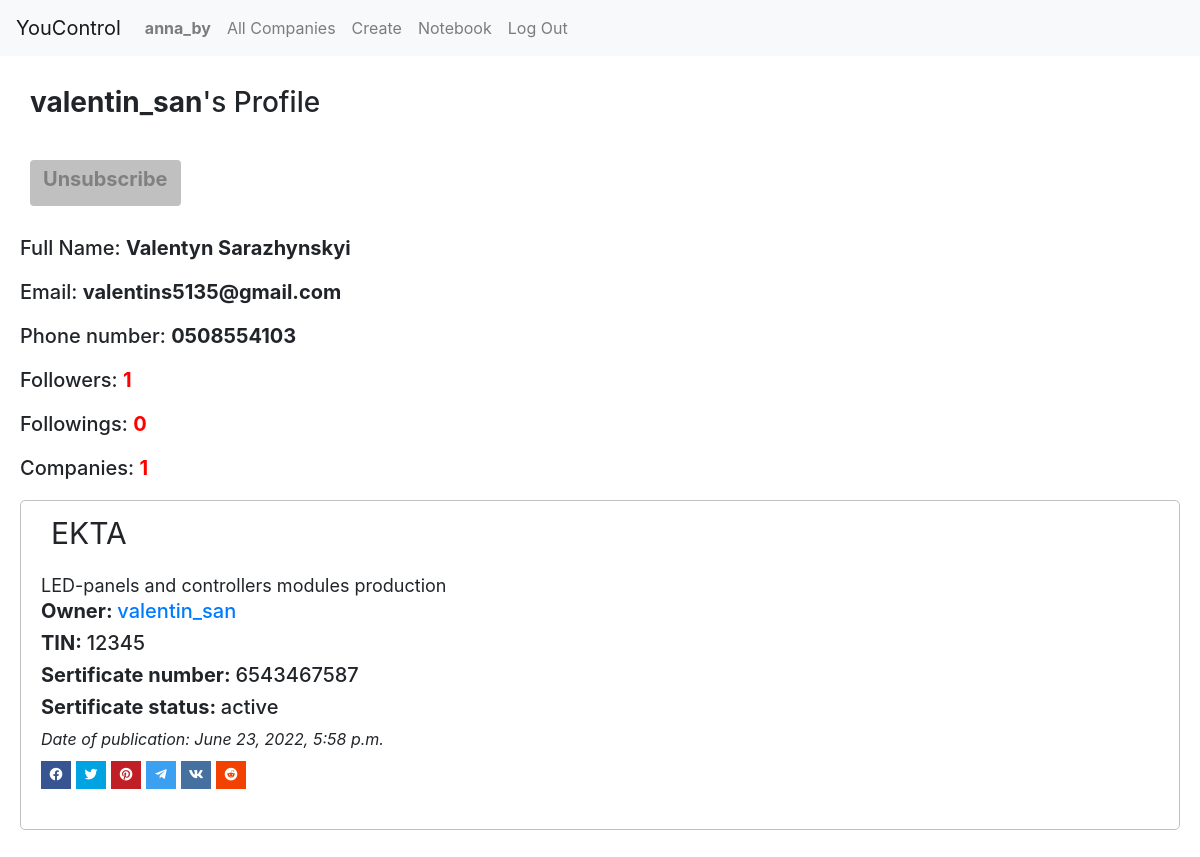
The page /profile/1 (signed in) on the database its author committed.
### YouControl/models.py (models this page shows, shortened)
class User(AbstractUser):
    fullname = models.CharField(max_length=128)
    tel_number = PhoneNumberField(unique = True, null = False, blank = False)
    def __str__(self):
        return f"{self.username}"

class Post(models.Model):
    post_author = models.ForeignKey(User, on_delete=models.CASCADE,
        related_name="creator")
    post_name = models.CharField(max_length=128)
    description = models.TextField()
    tin = models.IntegerField()
    sert_num = models.IntegerField()
    sert_status = models.CharField(max_length=16, default="active")
    post_date = models.DateTimeField(auto_now=True)
    likes = models.IntegerField(default=0)

### YouControl/views.py (the view)
# urls.py: path("profile/<int:pk>", views.profile, name="profile"),
def profile(request, pk):
    author = User.objects.get(pk=pk)
    posts = Post.objects.filter(post_author=author).order_by("-post_date")
    try:
        subscribed = Follower.objects.get(follower=request.user, following=author)
    except Follower.DoesNotExist:
        subscribed = None;
    paginator = Paginator(posts, 10) # Show 10 contacts per page.
    page_number = request.GET.get('page')
    page_obj = paginator.get_page(page_number)
    return render(request, "YouControl/profile.html", {
        "author": author,
        "followers": Follower.objects.filter(following=author).count(),
        "followings": Follower.objects.filter(follower=author).count(),
        "posts": posts,
        "posts_count": posts.count(),
        "subscribed":  subscribed,
        "page_obj": page_obj
    })

### YouControl/templates/YouControl/profile.html (shortened to what this page needs)
{% extends "YouControl/layout.html" %}
{% block body %}
    <div id="profile">
        <div class="profile-title">
            <h3><strong>{{ author.username }}</strong>'s Profile</h3>
        </div>
        {% if user.username != author.username %}
            {% if subscribed == None %}
                <div class="margin-20">
                    <button class="btn up" id="subscribe" data-user="{{author.id}}">
                        <h5>
                            <strong>Subscribe</strong>
                        </h5>
                    </button>
                </div>
            {% else %}
                <div class="margin-20">
                    <button class="btn down" id="subscribe" data-user="{{author.id}}">
                        <h5>
                            <strong>Unsubscribe</strong>
                        </h5>
                    </button>
                </div>
            {% endif %}
        {% endif %}
        <div class="margin-20">
            <h5>
                Full Name:
                <strong >{{ author.fullname }}</strong>
            </h5>
        </div>
        <div class="margin-20">
            <h5>
                Email:
                <strong >{{ author.email }}</strong>
            </h5>
        </div>
        <div class="margin-20">
            <h5>
                Phone number:
                <strong >{{ author.tel_number }}</strong>
            </h5>
        </div>
        <div class="margin-20">
            <h5>
                Followers:
                <strong class="count" id="followers">{{ followers }}</strong>
            </h5>
        </div>
        <div class="margin-20">
            <h5>
                Followings:
                <strong class="count" id="followings">{{ followings }}</strong>
            </h5>
        </div>
        <div class="margin-20">
            <h5>
                Companies:
                <strong class="count">{{ posts_count }}</strong>
            </h5>
        </div>
        {% for post in page_obj %}
        <div id="posts-list" class="block">
            <div class="post-top">
                <div class="company-name" id="content-{{ post.id }}">
                    <p>{{post.post_name}}</p>
                </div>
            </div>
            <div class="post-bottom">
                <div class="content" id="content-{{ post.id }}">
                    {{post.description}}
                </div>
                {% if user.is_authenticated %}
                    <div class="content">
                        <h5><strong>Owner: </strong><a href="{% url 'profile' post.post_author.id %}">{{ post.post_author }}</a></h5>
                    </div>
                {% else %}
                    <div class="content">
                        <h5><strong>Owner: </strong>{{ post.post_author }}</h5>
                    </div>
                {% endif %}
                <div class="content" id="content-{{ post.id }}">
                    <h5><strong>TIN: </strong>{{post.tin}}</h5>
                </div>
                <div class="content" id="content-{{ post.id }}">
                    <h5><strong>Sertificate number: </strong>{{post.sert_num}}</h5>
                </div>
                <div class="content" id="content-{{ post.id }}">
                    <h5><strong>Sertificate status: </strong>{{post.sert_status}}</h5>
                </div>
                <div class="datetime">
                    <i>Date of publication: {{ post.post_date }}</i>
                </div>
                <b:if>
                    <div class='post-share'>
                        <ul class='share-links social social-color'>
                                <li class='facebook'><a class='facebook' data-height='650' data-width='550' expr:href='&quot;https://www.facebook.com/sharer.php?u=&quot; + data:post.url' onclick='window.open(this.href,&quot;popupwindow&quot;,&quot;status=0,height=500,width=500,resizable=0,top=50,left=100&quot;);return false;' rel='nofollow' target='_blank'><span/></a></li>
                                <li class='twitter'><a class='twitter' data-height='460' data-width='550' expr:href='&quot;https://twitter.com/share?url=&quot; + data:post.url + &quot;&amp;text=&quot; + data:post.title' onclick='window.open(this.href,&quot;popupwindow&quot;,&quot;status=0,height=500,width=500,resizable=0,top=50,left=100&quot;);return false;' rel='nofollow' target='_blank'><span/></a></li>
                                <li class='pinterest'><a class='pinterest' data-height='750' data-width='735' expr:href='&quot;https://www.pinterest.com/pin/create/button/?url=&quot; + data:post.url + &quot;&amp;media=&quot; + data:post.featuredImage + &quot;&amp;description=&quot; + data:post.title' onclick='window.open(this.href,&quot;popupwindow&quot;,&quot;status=0,height=500,width=500,resizable=0,top=50,left=100&quot;);return false;' rel='nofollow' target='_blank'><span/></a></li>
                                <li class='telegram'><a class='telegram' data-height='650' data-width='1000' expr:href='&quot;https://telegram.me/share/url?url=&quot; + data:blog.url' onclick='window.open(this.href,&quot;popupwindow&quot;,&quot;status=0,height=500,width=500,resizable=0,top=50,left=100&quot;);return false;' rel='nofollow' target='_blank' title='telegram'><span/></a></li>
                                <li class='vk'><a class='vk' data-height='650' data-width='650' expr:href='&quot;https://vk.com/share.php?mini=true&amp;amp;url=&quot; + data:post.url + &quot;&amp;amp;title=&quot; + data:post.title + &quot;&amp;amp;summary=&quot; + data:post.snippets' onclick='window.open(this.href, &apos;windowName&apos;, &apos;width=550, height=600, left=24, top=24, scrollbars, resizable&apos;); return false;' rel='nofollow' target='_blank' title='Vkontakte'><span/></a></li>
                                <li class='reddit'><a class='twitter' data-height='460' data-width='550' expr:href='&quot;https://www.reddit.com/submit?url=&quot; + data:post.url + &quot;&amp;resubmit=true&amp;title=&quot; + data:post.title + &quot;&quot;' onclick='window.open(this.href,&quot;popupwindow&quot;,&quot;status=0,height=500,width=500,resizable=0,top=50,left=100&quot;);return false;' rel='nofollow' target='_blank'><span/></a></li>
                        </ul>
                    </div>
                </b:if>
            </div>
        </div>
        {% endfor %}
        <div class="pagination">
            <nav aria-label="Page navigation example">
            </nav>
        </div>
    </div>
{% endblock %}

### YouControl/templates/YouControl/layout.html (shortened to what this page needs)
{% load static %}
<!DOCTYPE html>
<html lang="en">
    <head>
        <link rel="stylesheet" href="https://stackpath.bootstrapcdn.com/bootstrap/4.4.1/css/bootstrap.min.css">
        <link rel="stylesheet" href="https://cdnjs.cloudflare.com/ajax/libs/font-awesome/4.7.0/css/font-awesome.min.css">
        <link href='https://use.fontawesome.com/releases/v5.8.2/css/all.css' rel='stylesheet'/>
        <link href="{% static 'YouControl/styles.css' %}" rel="stylesheet">
    </head>
    <body>
        <nav class="navbar navbar-expand-lg navbar-light bg-light">
            <a class="navbar-brand" href="#">YouControl</a>
            <div>
              <ul class="navbar-nav mr-auto">
                {% if user.is_authenticated %}
                    <li class="nav-item">
                        <a class="nav-link" href="{% url 'profile' user.id %}"><strong>{{ user.username }}</strong></a>
                    </li>
                {% endif %}
                <li class="nav-item">
                  <a class="nav-link" href="{% url 'index' %}">All Companies</a>
                </li>
                {% if user.is_authenticated %}
                    <li class="nav-item">
                        <a class="nav-link" href="{% url 'create' %}">Create</a>
                    </li>
                    <li class="nav-item">
                        <a class="nav-link" href="{% url 'following' %}">Notebook</a>
                    </li>
                    <li class="nav-item">
                        <a class="nav-link" href="{% url 'logout' %}">Log Out</a>
                    </li>
                {% endif %}
              </ul>
            </div>
          </nav>
        <div class="body">
            {% block body %}
            {% endblock %}
        </div>
    </body>
</html>

### YouControl/static/YouControl/styles.css (style rules this page uses)
.block { margin: 20px; padding: 10px; border: 1px solid silver; border-radius: 5px; }
.btn { margin: 10px; }
.down { background-color: silver; color: gray; }
.post-top { display: flex; flex-direction: row; justify-content: space-between; }
.post-bottom { display: flex; flex-direction: column; margin: 0 10px 10px 10px; }
.company-name { font-size: 30px; margin: 0 20px 0 20px; }
.content { font-size: 18px; }
.profile-title { margin: 30px; }
.count { color: red; }
.margin-20 { margin: 20px; }
.pagination { margin: 20px; }
.social .telegram a:before { content: "\f3fe";font-family: 'Font Awesome 5 Brands'; }
.social .facebook a:before { content: "\f09a";font-family: 'Font Awesome 5 Brands'; }
.social .twitter a:before { content: "\f099";font-family: 'Font Awesome 5 Brands'; }
.social .pinterest a:before { content: "\f0d2";font-family: 'Font Awesome 5 Brands'; }
.social .vk a:before { content: "\f189";font-family: 'Font Awesome 5 Brands'; }
.social .reddit a:before { content: "\f1a1";font-family: 'Font Awesome 5 Brands'; }
ul.share-links.social.social-color { padding: 0px; }
li.telegram { background: #3ea9ff; }
.post-share { position:relative;overflow:hidden;line-height:0;margin:0 0 20px;margin-top:10px; }
.share-links li { width:30px;float:left;box-sizing:border-box;margin:0 5px 0 0;list-style: none; }
.share-links li a { float:left;display:inline-block;cursor:pointer;width:100%;height:28px;line-height:28px;color:#fff;font-weight:400;font-size:13px;text-align:center;box-sizing:border-box;opacity:1;margin:0;padding:0;transition:all .25s ease }
.share-links li a:before { float:left;display:block;width:30px;background-color:rgba(0,0,0,0.05);text-align:center;line-height:28px }
.social a:before { display:inline-block;font-family:&#39;Font Awesome 5 Brands&#39;;font-style:normal;font-weight:400 }
.social .facebook a:before { content:&quot;\f09a&quot; }
.social .twitter a:before { content:&quot;\f099&quot; }
.social .telegram a:before { content:&quot;\f3fe&quot; }
.social .vk a:before { content:&quot;\f189&quot; }
.social .pinterest a:before { content:&quot;\f0d2&quot; }
.social .reddit a:before { content:&quot;\f1a1&quot; }
.social-color .facebook a { background-color:#3b5999 }
.social-color .twitter a { background-color:#00acee }
.social-color .pinterest a { background-color:#ca2127 }
.social-color .vk a { background-color:#4a76a8 }
.social-color .reddit a { background-color:#ff4500 }

### rows shown on the page
User: username "anna_by"
User: username "valentin_san", fullname "Valentyn Sarazhynskyi", email "valentins5135@gmail.com", tel_number "0508554103"
Post: post_name "EKTA", description "LED-panels and controllers modules production", post_author "valentin_san", tin "12345", sert_num "6543467587", sert_status "active", post_date "June 23, 2022, 5:58 p.m."

### other values the page prints
{{ followers }} "1"
{{ followings }} "0"
{{ posts_count }} "1"
